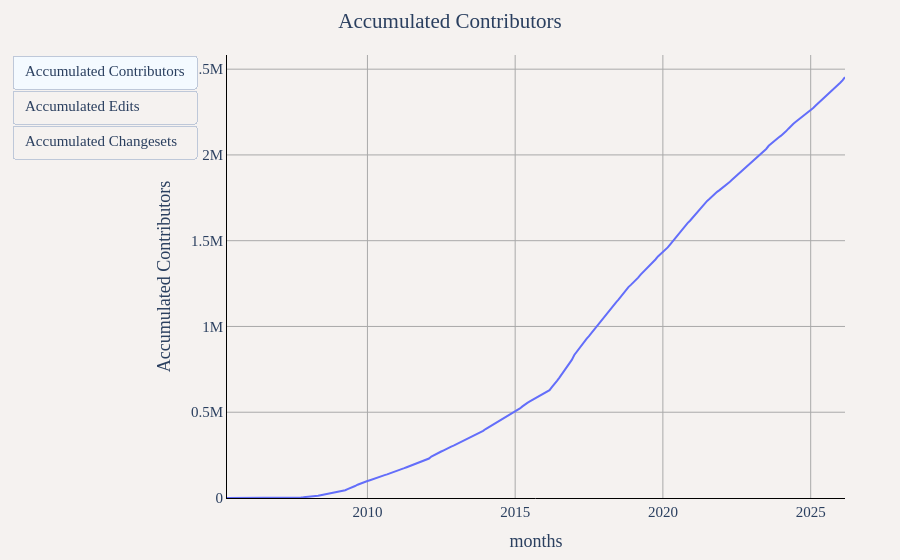

Source (notebook cell):
### Markdown cell above
## Accumulated Contributors, Edits and Changesets Each Month

### Code cell
util.show_figure(
    [
        util.FigureConfig(
            title="Accumulated Contributors",
            label="Accumulated Contributors",
            x_col="months",
            y_col="Accumulated Contributors",
            query_or_df=df,
        ),
        util.FigureConfig(
            title="Accumulated Edits",
            label="Accumulated Edits",
            x_col="months",
            y_col="Accumulated Edits",
            query_or_df=df,
        ),
        util.FigureConfig(
            title="Accumulated Changesets",
            label="Accumulated Changesets",
            x_col="months",
            y_col="Accumulated Changesets",
            query_or_df=df,
        ),
    ]
)

### Figure 1 — Plotly figure (JSON) as saved in the notebook; plotly's stock layout.template omitted (floating-point values rounded to 4 significant figures; data arrays with more than 128 entries replaced by an {"elided": "..."} marker saying what was removed)
{"data": [{"hovertemplate": "Accumulated Contributors<br>%{x}<br>%{y:,} Accumulated Contributors<extra></extra>", "name": "Accumulated Contributors", "type": "scatter", "visible": true, "x": {"elided": "252 str values"}, "y": {"elided": "252 float values"}}, {"hovertemplate": "Accumulated Contributors<br>%{x}<br>%{y:,} Accumulated Edits<extra></extra>", "name": "Accumulated Contributors", "type": "scatter", "visible": false, "x": {"elided": "252 str values"}, "y": {"elided": "252 float values"}}, {"hovertemplate": "Accumulated Contributors<br>%{x}<br>%{y:,} Accumulated Changesets<extra></extra>", "name": "Accumulated Contributors", "type": "scatter", "visible": false, "x": {"elided": "252 str values"}, "y": {"elided": "252 float values"}}], "layout": {"barmode": "stack", "font": {"family": "Times", "size": 15}, "margin": {"b": 55, "l": 55, "r": 55, "t": 55}, "paper_bgcolor": "#f5f2f0", "plot_bgcolor": "#f5f2f0", "title": {"text": "Accumulated Contributors", "x": 0.5}, "updatemenus": [{"buttons": [{"args": [{"visible": [true, false, false]}, {"title.text": "Accumulated Contributors", "xaxis.title.text": "months", "yaxis.title.text": "Accumulated Contributors"}], "label": "Accumulated Contributors", "method": "update"}, {"args": [{"visible": [false, true, false]}, {"title.text": "Accumulated Edits", "xaxis.title.text": "months", "yaxis.title.text": "Accumulated Edits"}], "label": "Accumulated Edits", "method": "update"}, {"args": [{"visible": [false, false, true]}, {"title.text": "Accumulated Changesets", "xaxis.title.text": "months", "yaxis.title.text": "Accumulated Changesets"}], "label": "Accumulated Changesets", "method": "update"}], "type": "buttons"}], "xaxis": {"gridcolor": "darkgray", "linecolor": "black", "showgrid": true, "tickcolor": "black", "title": {"text": "months"}, "zerolinecolor": "darkgray"}, "yaxis": {"gridcolor": "darkgray", "linecolor": "black", "rangemode": "tozero", "showgrid": true, "tickcolor": "black", "title": {"text": "Accumulated Contributors"}, "zerolinecolor": "darkgray"}}}
